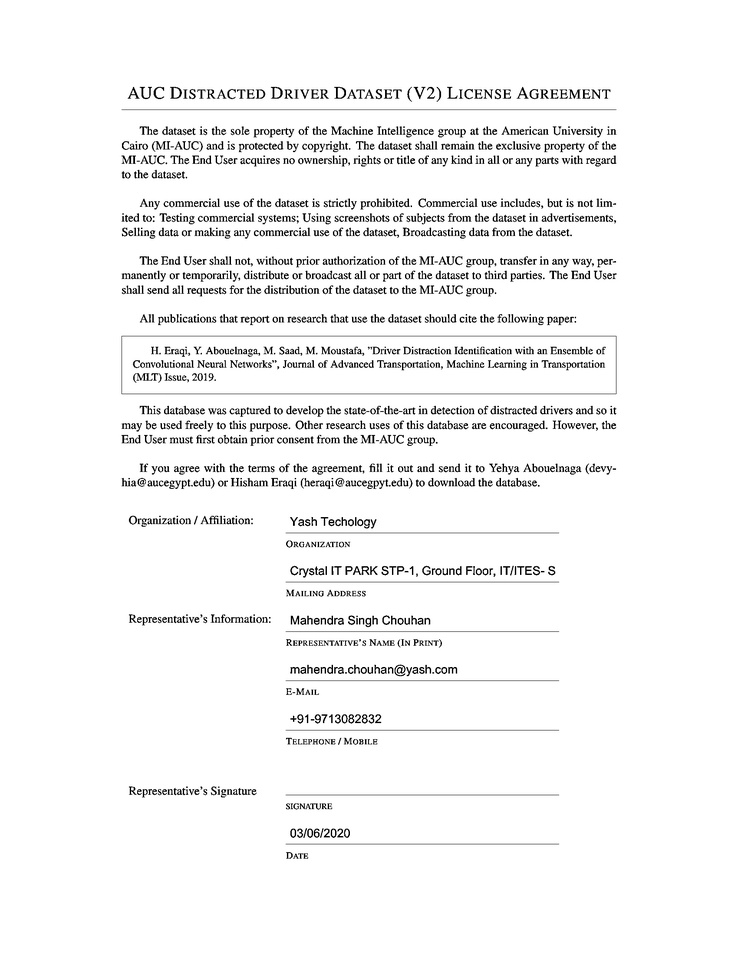
#> input picture src/ocr/prep_img-files/prep_img.jpg, 738 x 956 px, shrunk from 1700 x 2200 before the run
$ python -i preprocessing_utils.py   (imports and definitions only)   (older library calls are emulated)
#> lines starting #> are read from the running program, lines starting #| are printed output that depends on the picture; after the words box and inside, x2 and y2 are one past the last pixel; in counts of white or black regions, pixels touching at a corner belong together
"""
@Author:TeJas.Lotankar

Description
-----------
	Utils required for pre-processing images before passing into OCR engine are written here.
"""

# imports
import cv2
import numpy as np
from pdf2image import convert_from_path
import os

# get grayscale image
def get_grayscale_img(image):
    return cv2.cvtColor(image, cv2.COLOR_BGR2GRAY)


# shadow Removing
def shadow_removal(image):
    # img = cv2.imread(path,-1)
    rgb_planes = cv2.split(image)

    result_planes = []
    result_norm_planes = []
    for plane in rgb_planes:
        dilated_img = cv2.dilate(plane, np.ones((7, 7), np.uint8))
        bg_img = cv2.medianBlur(dilated_img, 21)  # Removes noise from the image
        diff_img = 255 - cv2.absdiff(plane, bg_img)
        norm_img = cv2.normalize(
            diff_img,
            alpha=0,
            beta=255,
            norm_type=cv2.NORM_MINMAX,
            dtype=cv2.CV_8UC1,
            dst=None,
        )
        result_norm_planes.append(norm_img)

    result_norm = cv2.merge(result_norm_planes)
    return result_norm


# noise removal
def remove_noise(image):
    return cv2.medianBlur(image, 3)


# Histogram equalization
# [16 lines left out: functions equalize_hist, get_thresh_adaptive, not called in this run]


# dilation
def dilate(image):
    kernel = np.ones((2, 2), np.uint8)
    return cv2.dilate(image, kernel, iterations=1)


# erosion
def erode(image):
    kernel = np.ones((5, 5), np.uint8)
    return cv2.erode(image, kernel, iterations=1)


# opening - erosion followed by dilation
def opening(image):
    kernel = np.ones((5, 5), np.uint8)
    return cv2.morphologyEx(image, cv2.MORPH_OPEN, kernel)


# canny edge detection
def canny(image):
    return cv2.Canny(image, 100, 200)


# skew correction
# [21 lines left out: functions deskew, get_fastnNlMeanDenoising, not called in this run]


# [25 lines of commented-out code are left out]

>>> import cv2
>>> picture = cv2.imread('prep_img-files/prep_img.jpg')
#> picture is the input picture: shape (956, 738, 3); min 0, max 255, mean 244.3
>>> result = shadow_removal(picture)
#> the loop in shadow_removal, `for plane in rgb_planes:` made 3 passes
#> pass 1, in shadow_removal, `dilated_img = cv2.dilate(plane, np.ones((7, 7), np.uint8))`:
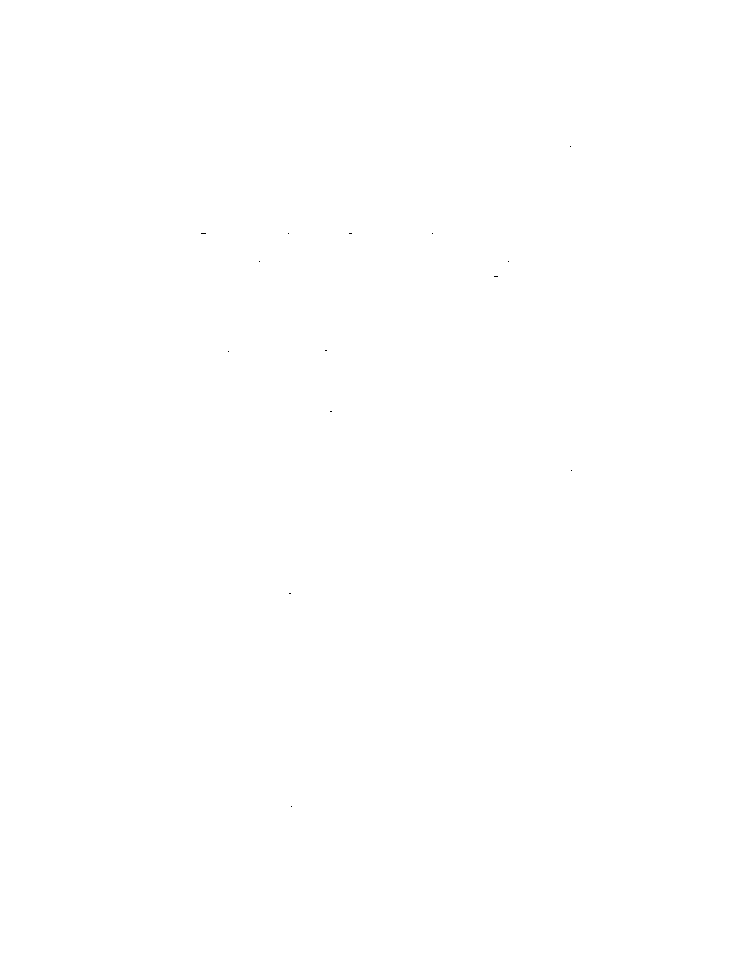
#> dilated_img: shape (956, 738); values 254 (black) and 255 (white), 100% white; black in thin lines or dots, all inside (x1, y1, x2, y2) = (201, 146, 572, 807)
#> after the loop in shadow_removal, `for plane in rgb_planes:`: result_norm_planes = 3 items
